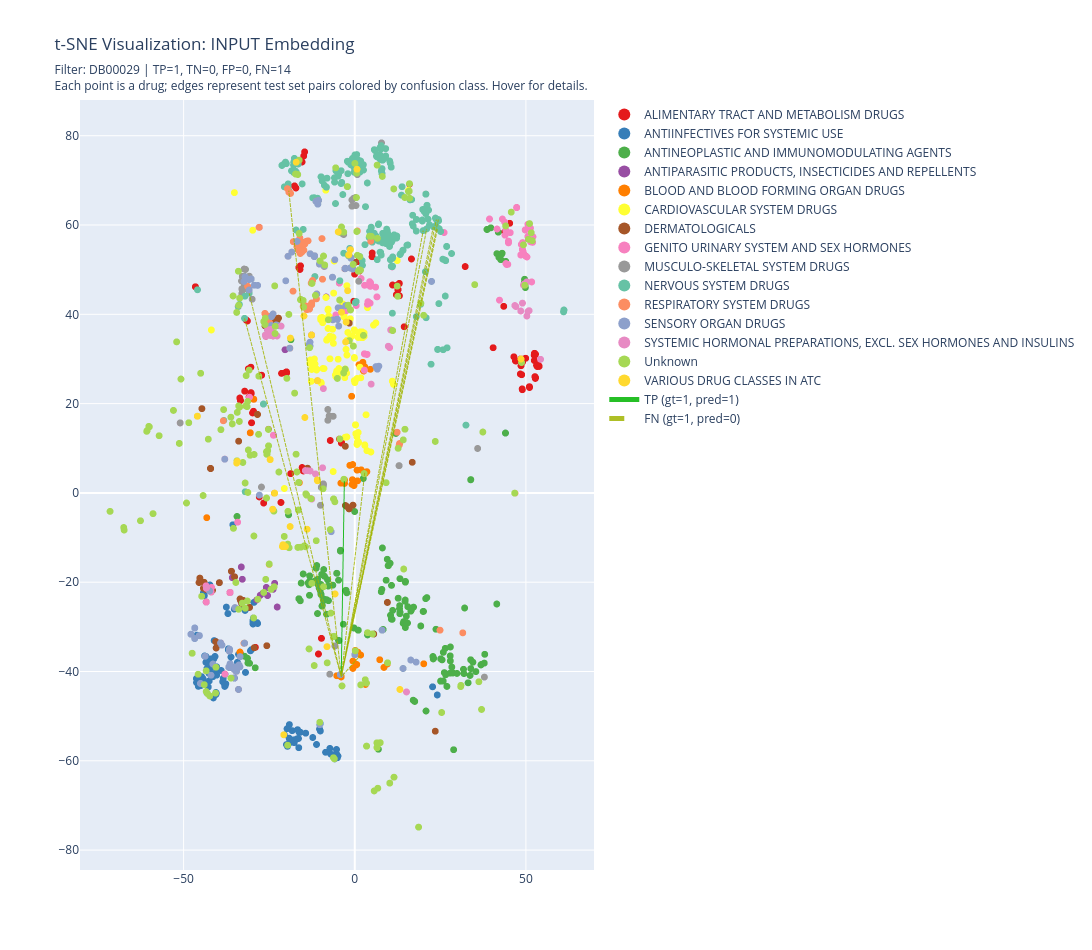

Here is the notebook cell this chart was saved with:
### Code cell
import numpy as np
import plotly.graph_objects as go
import plotly.express as px

# ===== USER SETTINGS =====
# Set a drug ID to filter edges (e.g., "DB00005"), or None to show all edges
filter_drug_id = "DB00029"  # Change this to filter, e.g., filter_drug_id = "DB00005"
tsne_setting_selection = "input"  # or "input" or "latent"
# =========================

def format_description(desc, max_length=60):
    # Insert <br> every max_length characters, or at sentence breaks
    import re

    if pd.isnull(desc):
        return ""
    # split every 20 characters
    sentences = re.findall(".{1,%d}" % max_length, desc)
    return "<br>".join(sentences)

hovertemplate = (
    "<br>ATC Class: %{customdata[1]}"
    "<br>Drug ID: %{text}"
    "<br>Drug Name: %{customdata[0]}"
    #"<br>TSNE-1: %{x:.3f}"
    #"<br>TSNE-2: %{y:.3f}"
    #"<br>Drug Count: %{customdata[0]}"
    "<br>Description: %{customdata[2]}"
    "<extra></extra>"
)

tsne_setting = "_" + tsne_setting_selection if tsne_setting_selection else ""

# Prepare embedding table for plotting
embedding["Description_br"] = embedding["Discription"].apply(format_description)
embedding["atc_class_lvl_1"] = embedding["atc_class_lvl_1"].fillna("Unknown")

# Color mapping: use a larger palette to handle ~14 classes without duplication
classes = sorted(embedding["atc_class_lvl_1"].astype(str).unique())
# Combine multiple qualitative palettes to get more colors
palettes = [
    px.colors.qualitative.Set1,     # 9 colors
    px.colors.qualitative.Set2,     # 8 colors
    px.colors.qualitative.Set3,     # 12 colors
]
combined_palette = []
for pal in palettes:
    combined_palette.extend(pal)
# Remove duplicates but keep order
seen = set()
unique_palette = []
for color in combined_palette:
    if color not in seen:
        unique_palette.append(color)
        seen.add(color)

color_map = {cls: unique_palette[i % len(unique_palette)] for i, cls in enumerate(classes)}

fig = go.Figure()

# Add node traces grouped and colored by atc_class_lvl_1
for cls in classes:
    df_cls = embedding[embedding["atc_class_lvl_1"].astype(str) == cls]
    node_x = df_cls["TSNE-1" + tsne_setting].values
    node_y = df_cls["TSNE-2" + tsne_setting].values
    node_ids = df_cls.index.astype(str).tolist()
    customdata_cls = df_cls[["Drug Name", "atc_class_lvl_1", "Description_br"]].values

    fig.add_trace(
        go.Scattergl(
            x=node_x,
            y=node_y,
            mode="markers",
            marker=dict(size=7, color=color_map[cls]),
            text=node_ids,
            customdata=customdata_cls,
            hovertemplate=hovertemplate,
            name=f"{cls}",
        )
    )

# Robust mapping helper for edge endpoints -> embedding index key
rev_map = globals().get("reversed_node_id_map", None)  # often maps numeric id -> drug id string
node_map = globals().get("node_id_map", None)        # often maps drug id -> numeric id

def map_node_to_embedding_key(n):
    # Try direct membership
    if n in embedding.index:
        return n
    s = str(n)
    if s in embedding.index:
        return s
    # numeric fallback
    try:
        i = int(n)
        if i in embedding.index:
            return i
    except Exception:
        pass
    # reversed map: numeric id -> drug id string
    if rev_map is not None:
        try:
            k = rev_map.get(int(n))
            if k in embedding.index:
                return k
        except Exception:
            pass
    # node_map: drug id string -> numeric id (maybe embedding index is numeric)
    if node_map is not None:
        try:
            k = node_map.get(s)
            if k in embedding.index:
                return k
        except Exception:
            pass
    return None

def get_drug_id_from_node_index(node_idx):
    """Convert a numeric node index to a drug ID string."""
    if rev_map is not None:
        try:
            return rev_map.get(int(node_idx))
        except Exception:
            pass
    return None

# --- Edge lines by confusion class (TP, FN, TN, FP) ---
# gt: ground truth, pred: predicted_labels
# edge_pairs, gt, pred must be aligned

gt = np.asarray(edge_label.cpu().numpy() if hasattr(edge_label, "cpu") else edge_label).astype(int)
pred = np.asarray(predicted_labels).astype(int)
assert len(edge_pairs) == len(gt) == len(pred), "edge_pairs, gt, pred must have same length"

is_tp = (gt == 1) & (pred == 1)
is_fp = (gt == 0) & (pred == 1)
is_tn = (gt == 0) & (pred == 0)
is_fn = (gt == 1) & (pred == 0)

# Compute filter mask (when filter_drug_id is None, all edges pass)
filter_mask = np.ones(len(edge_pairs), dtype=bool)
if filter_drug_id is not None:
    filter_mask = np.zeros(len(edge_pairs), dtype=bool)
    for i, (src, dst) in enumerate(edge_pairs):
        src_drug_id = get_drug_id_from_node_index(src)
        dst_drug_id = get_drug_id_from_node_index(dst)
        if src_drug_id == filter_drug_id or dst_drug_id == filter_drug_id:
            filter_mask[i] = True

# Build edge traces safely with filter mask applied
def add_edge_lines(mask, color, name, dash="solid"):
    xs, ys = [], []
    skipped = 0
    drawn = 0
    for (src, dst), keep, passes_filter in zip(edge_pairs, mask, filter_mask):
        if not keep or not passes_filter:
            skipped += 1
            continue
        # map endpoints to embedding keys
        key_src = map_node_to_embedding_key(src)
        key_dst = map_node_to_embedding_key(dst)
        if key_src is None or key_dst is None:
            skipped += 1
            continue
        try:
            x0, y0 = embedding.loc[key_src, ["TSNE-1" + tsne_setting, "TSNE-2" + tsne_setting]]
            x1, y1 = embedding.loc[key_dst, ["TSNE-1" + tsne_setting, "TSNE-2" + tsne_setting]]
        except Exception:
            skipped += 1
            continue
        xs += [x0, x1, None]
        ys += [y0, y1, None]
        drawn += 1
    if xs:
        fig.add_trace(
            go.Scattergl(
                x=xs,
                y=ys,
                mode="lines",
                line=dict(color=color, width=1.0, dash=dash),
                name=name,
                hoverinfo="skip",
            )
        )
    # debug info
    #print(f"{name}: drawn={drawn}, skipped={skipped}")

# Add edges by confusion class with requested colors/styles
add_edge_lines(is_tp, "rgba(0,180,0,0.85)", "TP (gt=1, pred=1)", dash="solid")
add_edge_lines(is_fn, "rgba(160,180,0,0.85)", "FN (gt=1, pred=0)", dash="dash")
add_edge_lines(is_tn, "rgba(220,20,60,0.85)", "TN (gt=0, pred=0)", dash="solid")
add_edge_lines(is_fp, "rgba(220,120,90,0.85)", "FP (gt=0, pred=1)", dash="dash")

# Compute counts (always using filter_mask)
tp_count = np.sum(is_tp & filter_mask)
tn_count = np.sum(is_tn & filter_mask)
fp_count = np.sum(is_fp & filter_mask)
fn_count = np.sum(is_fn & filter_mask)

# Build title and subtitle
title_text = f"t-SNE Visualization: {tsne_setting_selection.upper()} Embedding"
filter_info = f"Filter: {filter_drug_id}" if filter_drug_id else "Showing all edges"
subtitle_text = f"{filter_info} | TP={tp_count}, TN={tn_count}, FP={fp_count}, FN={fn_count}<br>Each point is a drug; edges represent test set pairs colored by confusion class. Hover for details."

fig.update_layout(
    title=dict(
        text=title_text,
        subtitle=dict(text=subtitle_text),
    ),
    width=1750,
    height=950,
    legend=dict(itemsizing="constant"),
)
fig.show()
